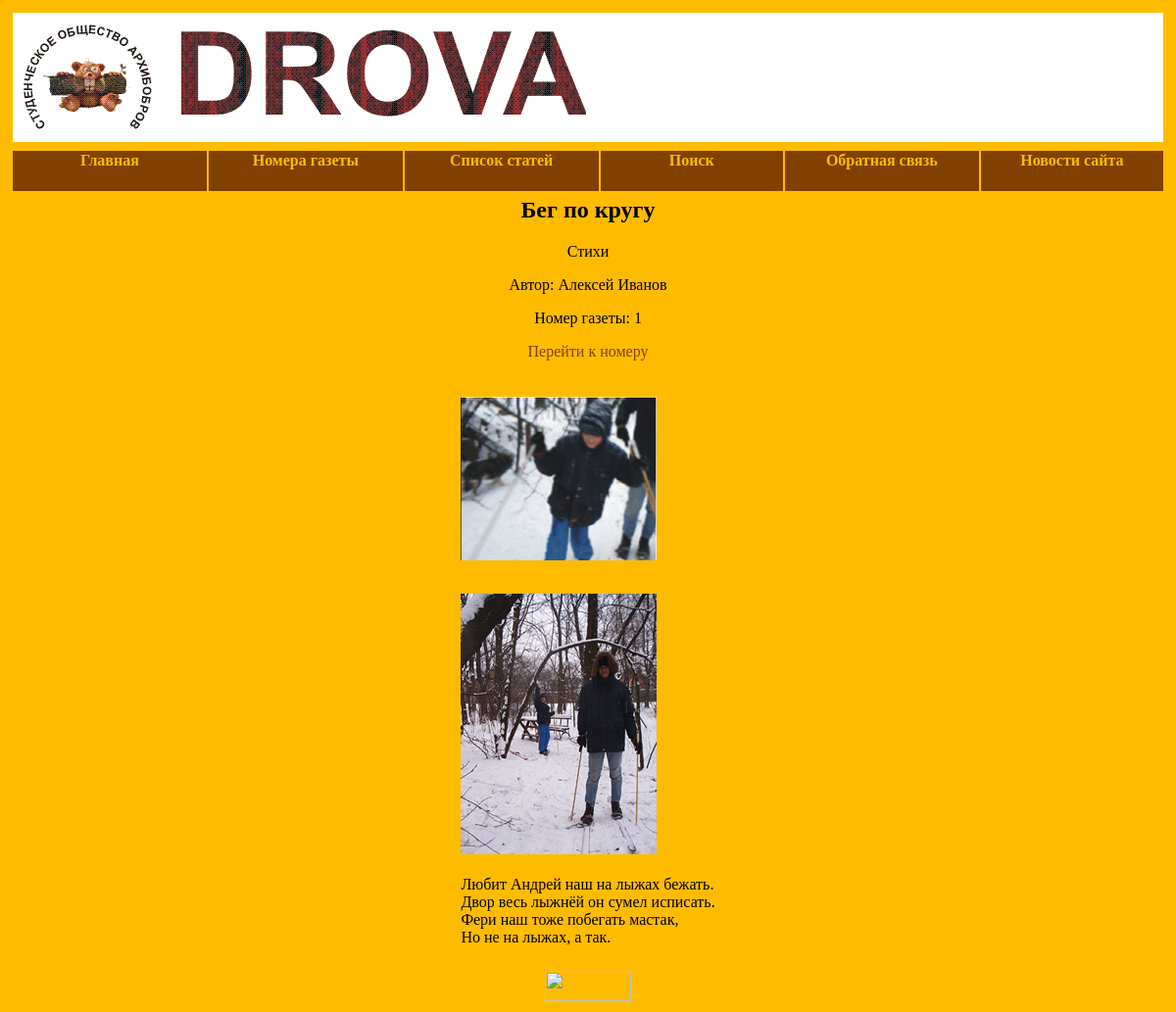
Page /article_text.php?id=3 on the committed database.
### tables this page shows
CREATE TABLE IF NOT EXISTS `ARTICLE` (
  `ID` int(11) NOT NULL,
  `CAPTION` varchar(80) NOT NULL,
  `AUTOR` int(11) DEFAULT NULL,
  `FILE` varchar(80) NOT NULL,
  `TYPE` int(11) DEFAULT NULL,
  `NUMBER` int(11) NOT NULL,
  PRIMARY KEY (`ID`)
);

CREATE TABLE IF NOT EXISTS `RUBRIC` (
  `ID` int(11) NOT NULL,
  `NAME` varchar(80) NOT NULL,
  `NAME_MANY` varchar(80) NOT NULL,
  PRIMARY KEY (`ID`)
);

CREATE TABLE IF NOT EXISTS `MEMBER` (
  `ID` int(11) NOT NULL,
  `NAME` varchar(80) NOT NULL,
  `SERNAME` varchar(80) NOT NULL,
  `STATUS` varchar(80) NOT NULL,
  PRIMARY KEY (`ID`)
);

CREATE TABLE IF NOT EXISTS `PHOTO` (
  `ID` int(11) NOT NULL,
  `NUMBER` int(11) NOT NULL,
  `FILE` varchar(80) NOT NULL,
  `ARTICLE` int(11) NOT NULL,
  PRIMARY KEY (`ID`)
);

### functions147.php (called while the page is built, shortened)
<?php
  function onBD (&$result, $table_name)
  {
    connect_to_DB ($conn);
    $database = "Newspaper6";
    mysqli_select_db ($conn, $database);
    $result = mysqli_query ($conn, "SELECT * FROM ".$table_name);
  }
?>

### article_text.php (the view, shortened to what this page needs)
<?php
  $page = 7;
  include "head.php";
  include "functions147.php";
  onBD ($result, "ARTICLE");
  while($row = mysqli_fetch_array($result))
    if ($row [0] == $_GET["id"])
    {
      echo "<h2 class = 'cent'>".$row [1]."</h2>";
      if (($row [4] != 7) && ($row[4] != 9))
      {
        onBD ($result_rub, "RUBRIC");
        while($rowRub = mysqli_fetch_array($result_rub))
          if ($rowRub [0] == $row [4])
            echo "<p class = 'cent'>".$rowRub [1]."</p>";
      }
      echo "<p class = 'cent'>Автор: ";
      onBD ($result_aut, "MEMBER");
      while ($rowAut = mysqli_fetch_array($result_aut))
        if ($rowAut [0] == $row [2])
          echo $rowAut [1]." ".$rowAut [2]."</p>";
      echo "<p class = 'cent'>Номер газеты: ".$row [5]."</p>
        <p class = 'cent'><a href = 'number_info.php?id=".$row [5]."'>Перейти к номеру</a></p><br/>";
      onBD ($result_photo, "PHOTO");
      $b = false;
      while ($rowPhoto = mysqli_fetch_array($result_photo))
        if ($rowPhoto [3] == $row [0])
          if (file_exists ($rowPhoto [2]))
          {
            if (!$b)
              echo "<table align='center'>
                <tr>
                  <td>
                    <p>";
            $b = true;
            echo "<img src='".$rowPhoto [2]."' alt=''/>";
            if (($row [4] == 1) || ($row [4] == 6))
              echo "<br/>
              <br/>
              </p>";
            else
              echo "</td><td>
              </p>";
          }
          else
            echo "<p class='cent'>Здесь должна быть иллюстрация, но, кажется, произошла ошибка.</p>";
      if ($b)
      {
        echo "</p>
          </td>
          </tr>";
      }
      if (($row [4] < 8) || ($row [4] == 11))
        if (file_exists("Article".$_GET ["id"].".txt") == true)
        {
          $file = fopen("Article".$_GET ["id"].".txt", "r");
          $text = "";
          while (!feof ($file))
          {
      	    $k = 0;
            $temp = fgets($file, 10000);
            $text = $text.substr ($temp, $k, strlen ($temp) - $k)."<br/>";
          }
          if (($row [4] != 1) && ($row [4] != 6))
            echo $text;
          else
            if ($b)
              echo "<tr><td><p class='table'>".$text."</p></td></tr>
                </table>
                <br/>";
            else
              echo "<table width='100%'><tr><td width='40%'>&nbsp;</td><td>".$text."</td></tr></table><br/>";
        }
        else
          echo "<p class='cent'>Файл с текстом статьи пока не загружен.</p>";
    }
        echo "</td>
       </tr>
      <tr>
<td colspan='6' style='text-align: center;'>";
?>
<div style="margin: 0 auto;">
</div>
          </td>
        </tr>
      </table>
    </body>
  </html>

### head.php
<?php
  echo "<!DOCTYPE>
  <html>
    <head>
      <meta http-equiv='Content-Type'
	  content='text/html' charset='utf-8'>
	  <link rel='stylesheet' TYPE='text/css' HREF='style.css'>
      <title>Газета \"Дрова\"</title>
      <meta name='keywords' content='Дрова газета архибобёр мехмат Каразина студенческое общество архибобров официальный сайт Алексей Иванов Андрей Иванов Илья Кости-Кассанелли Покотиловка желтопузики бестолковый словарь палиндромы'/>
      <meta name='yandex-verification' content='6b7f706aa68e2ed8' />
    </head>
    <body bgcolor='#ffbb00'>
    <div class='comic'>
      <table width='100%' border='0'>
      <tr>
      <td>
      <table width='100%' border='0'>
        <tr>
          <td bgcolor='#ffffff' colspan='6'>
            <img src='Drova2.gif' alt=''/>
          </td>
        </tr>
      </table>
      <img src='bg.png' alt=''/>
    </td>
  </tr>
  <tr>
    <td>
      <table width='100%' class='cent' border='0'>
        <tr bgcolor='#804000'>";
          echo "<td valign='middle' width='17%' height='30%'";
          if ($page == 1)
            echo " bgcolor='#ffbb00'";
          echo "><h4>";
          if ($page != 1)
            echo "<a href= 'index.php'>
              <p class='yellow'>";
          echo "Главная";
          if ($page != 1)
            echo "</p></a>";
          echo"</h4></td>
            <td valign='middle' width = '17%'";
          if ($page == 2)
            echo " bgcolor='#ffbb00'";
          echo "><h4>";
          if ($page != 2)
            echo "<a href='numbers.php'>
              <p class='yellow'>";
          echo "Номера газеты";
          if ($page != 2)
            echo "</p></a>";
          echo"</h4></td>
            <td valign='middle' width = '17%'";
          if ($page == 3)
            echo " bgcolor='#ffbb00'";
          echo "><h4>";
          if ($page != 3)
            echo "<a href = 'articles.php'>
              <p class='yellow'>";
          echo "Список статей";
          if ($page != 3)
            echo "</p></a>";
          echo"</h4></td>
            <td valign='middle' width = '16%'";
          if ($page == 4)
            echo " bgcolor='#ffbb00'";
          echo "><h4>";
          if ($page != 4)
            echo "<a href='search.php'>
              <p class='yellow'>";
          echo "Поиск";
          if ($page != 4)
            echo "</p></a>";
          echo"</h4></td>
            <td valign='middle' width = '17%'";
          if ($page == 5)
            echo " bgcolor='#ffbb00'";
          echo "><h4>";
          if ($page != 5)
            echo "<a href='connection.php'>
              <p class='yellow'>";
          echo "Обратная связь";
          if ($page != 5)
            echo "</p></a>";
          echo"</h4></td>
            <td valign='middle' width = '16%'";
          if ($page == 6)
            echo " bgcolor='#ffbb00'";
          echo "><h4>";
          if ($page != 6)
            echo "<a href='news.php'>
              <p class='yellow'>";
          echo "Новости сайта";
          if ($page != 6)
            echo "</p></a>";
          echo "</h4></td>
        </tr>
      </table>
    </td>
  </tr>
<tr>
<td>";
?>

### style.css (style rules this page uses)
a { text-decoration: none; color: #804000; }
.yellow { color:#ffbb00; background-color:#804000; }
.table { text-align: justify; }
.comic { font-family: comic sans ms,areal,tymes new roman; }
.cent { text-align: center; }

### rows in the picture
article: CAPTION "Бег по кругу", NUMBER "1", k "Любит Андрей наш на лыжах бежать. Двор весь лыжнёй он сумел исписать. Фери наш тоже побегать мастак, Но не на лыжах, а так."
rubric: NAME "Стихи"
member: NAME "Алексей", SERNAME "Иванов"
photo: FILE (picture)
photo: FILE (picture)
